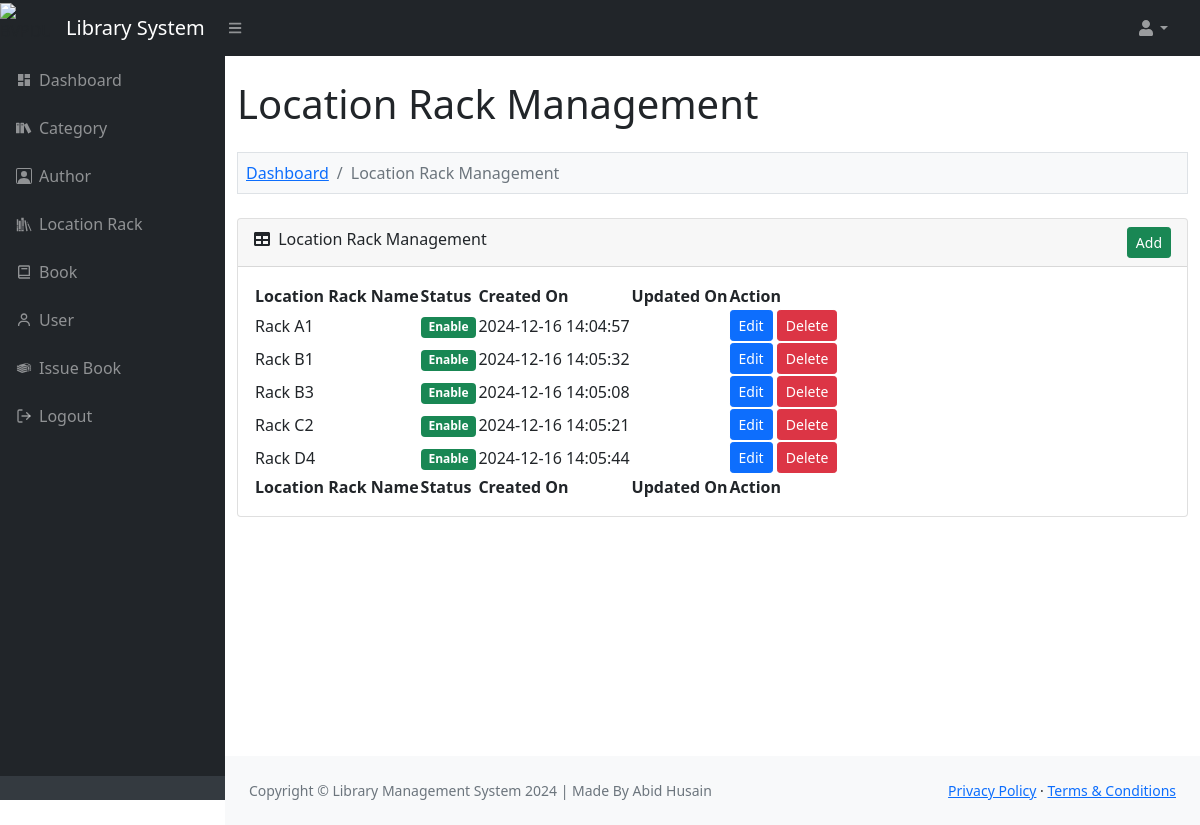
The page /admin/location_rack.php (signed in) on the database its author committed.
### tables this page shows
CREATE TABLE `lms_location_rack` (
  `location_rack_id` int(11) NOT NULL,
  `location_rack_name` varchar(200) NOT NULL,
  `location_rack_status` enum('Enable','Disable') NOT NULL,
  `location_rack_created_on` varchar(30) NOT NULL,
  `location_rack_updated_on` varchar(30) NOT NULL
);

### function.php (called while the page is built, shortened)
<?php
function convert_data($string, $action = 'encrypt')
{
	$encrypt_method = "AES-256-CBC";
	$secret_key = 'AA74CDCC2BBRT935136HH7B63C27';
	$secret_iv = '5fgf5HJ5g27';
	$key = hash('sha256', $secret_key);
	$iv = substr(hash('sha256', $secret_iv), 0, 16);
	if ($action == 'encrypt')
	{
		$output = openssl_encrypt($string, $encrypt_method, $key, 0, $iv);
	    $output = base64_encode($output);
	}
	else if ($action == 'decrypt')
	{
		$output = openssl_decrypt(base64_decode($string), $encrypt_method, $key, 0, $iv);
	}
	return $output;
}
?>

### admin/location_rack.php (the view, shortened to what this page needs)
<?php
include '../database_connection.php';
include '../function.php';
$error = '';
$query = "
	SELECT * FROM lms_location_rack
    ORDER BY location_rack_name ASC
";
$statement = $connect->prepare($query);
$statement->execute();
include '../header.php';
?>
<div class="container-fluid py-4" style="min-height: 700px;">
	<h1>Location Rack Management</h1>
	<?php
	if(isset($_GET["action"]))
	{
		if($_GET["action"] == 'add')
		{
		?>
	<ol class="breadcrumb mt-4 mb-4 bg-light p-2 border">
		<li class="breadcrumb-item"><a href="index.php">Dashboard</a></li>
		<li class="breadcrumb-item"><a href="category.php">Location Rack Management</a></li>
		<li class="breadcrumb-item active">Add Location Rack</li>
	</ol>
	<div class="row">
		<div class="col-md-6">
			<?php
			if($error != '')
			{
				echo '
				<div class="alert alert-danger alert-dismissible fade show" role="alert"><ul class="list-unstyled">'.$error.'</ul> <button type="button" class="btn-close" data-bs-dismiss="alert" aria-label="Close"></button></div>
				';
			}
			?>
			<div class="card mb-4">
				<div class="card-header">
					<i class="fas fa-user-plus"></i> Add New Location Rack
                </div>
                <div class="card-body">
                	<form method="post">
                		<div class="mb-3">
                			<label class="form-label">Location Rack Name</label>
                			<input type="text" name="location_rack_name" id="location_rack_name" class="form-control" />
                		</div>
                		<div class="mt-4 mb-0">
                			<input type="submit" name="add_location_rack" class="btn btn-success" value="Add" />
                		</div>
                	</form>
                </div>
            </div>
		</div>
	</div>
		<?php
		}
		else if($_GET["action"] == 'edit')
		{
			$location_rack_id = convert_data($_GET["code"], 'decrypt');
			if($location_rack_id > 0)
			{
				$query = "
				SELECT * FROM lms_location_rack
                WHERE location_rack_id = '$location_rack_id'
				";
				$location_rack_result = $connect->query($query);
				foreach($location_rack_result as $location_rack_row)
				{
	?>
	<ol class="breadcrumb mt-4 mb-4 bg-light p-2 border">
		<li class="breadcrumb-item"><a href="index.php">Dashboard</a></li>
        <li class="breadcrumb-item"><a href="location_rack.php">Location Rack Management</a></li>
        <li class="breadcrumb-item active">Edit Location Rack</li>
    </ol>
    <div class="row">
    	<div class="col-md-6">
    		<div class="card mb-4">
    			<div class="card-header">
    				<i class="fas fa-user-edit"></i> Edit Location Rack Details
                </div>
                <div class="card-body">
                	<form method="post">
                		<div class="mb-3">
                			<label class="form-label">Location Rack Name</label>
                			<input type="text" name="location_rack_name" id="location_rack_name" class="form-control" value="<?php echo $location_rack_row["location_rack_name"]; ?>" />
                		</div>
                		<div class="mt-4 mb-0">
                			<input type="hidden" name="location_rack_id" value="<?php echo $_GET['code']; ?>" />
                			<input type="submit" name="edit_location_rack" class="btn btn-primary" value="Edit" />
                		</div>
                	</form>
                </div>
            </div>
    	</div>
    </div>
	<?php
				}
			}
		}
	}
	else
	{
	?>
	<ol class="breadcrumb mt-4 mb-4 bg-light p-2 border">
		<li class="breadcrumb-item"><a href="index.php">Dashboard</a></li>
		<li class="breadcrumb-item active">Location Rack Management</li>
	</ol>
	<div class="card mb-4">
		<div class="card-header">
			<div class="row">
				<div class="col col-md-6">
					<i class="fas fa-table me-1"></i> Location Rack Management
				</div>
				<div class="col col-md-6" align="right">
					<a href="location_rack.php?action=add" class="btn btn-success btn-sm">Add</a>
				</div>
			</div>
		</div>
		<div class="card-body">
			<table id="datatablesSimple">
				<thead>
					<tr>
						<th>Location Rack Name</th>
                        <th>Status</th>
                        <th>Created On</th>
                        <th>Updated On</th>
                        <th>Action</th>
					</tr>
				</thead>
				<tfoot>
					<tr>
						<th>Location Rack Name</th>
                        <th>Status</th>
                        <th>Created On</th>
                        <th>Updated On</th>
                        <th>Action</th>
					</tr>
				</tfoot>
				<tbody>
				<?php
				if($statement->rowCount() > 0)
				{
					foreach($statement->fetchAll() as $row)
					{
						$location_rack_status = '';
						if($row['location_rack_status'] == 'Enable')
						{
							$location_rack_status = '<div class="badge bg-success">Enable</div>';
						}
						else
						{
							$location_rack_status = '<div class="badge bg-danger">Disable</div>';
						}
						echo '
						<tr>
							<td>'.$row["location_rack_name"].'</td>
							<td>'.$location_rack_status.'</td>
							<td>'.$row["location_rack_created_on"].'</td>
							<td>'.$row["location_rack_updated_on"].'</td>
							<td>
								<a href="location_rack.php?action=edit&code='.convert_data($row["location_rack_id"]).'" class="btn btn-sm btn-primary">Edit</a>
								<button type="button" name="delete_button" class="btn btn-danger btn-sm" onclick="delete_data(`'.$row["location_rack_id"].'`, `'.$row["location_rack_status"].'`)">Delete</button>
							</td>
						</tr>
						';
					}
				}
				else
				{
					echo '
					<tr>
						<td colspan="5" class="text-center">No Data Found</td>
					</tr>
					';
				}
				?>
				</tbody>
			</table>
		</div>
	</div>
	<?php
	}
	?>
</div>
<?php
include '../footer.php';
?>

### rows shown on the page
lms_location_rack: location_rack_name "Rack A1", location_rack_status "Enable", location_rack_created_on "2024-12-16 14:04:57"
lms_location_rack: location_rack_name "Rack B1", location_rack_status "Enable", location_rack_created_on "2024-12-16 14:05:32"
lms_location_rack: location_rack_name "Rack B3", location_rack_status "Enable", location_rack_created_on "2024-12-16 14:05:08"
lms_location_rack: location_rack_name "Rack C2", location_rack_status "Enable", location_rack_created_on "2024-12-16 14:05:21"
lms_location_rack: location_rack_name "Rack D4", location_rack_status "Enable", location_rack_created_on "2024-12-16 14:05:44"
